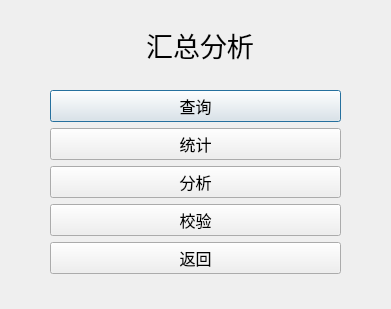
<?xml version="1.0" encoding="UTF-8"?>
<ui version="4.0">
 <class>SummarizeDialog</class>
 <widget class="QDialog" name="SummarizeDialog">
  <property name="geometry">
   <rect>
    <x>0</x>
    <y>0</y>
    <width>391</width>
    <height>309</height>
   </rect>
  </property>
  <property name="minimumSize">
   <size>
    <width>391</width>
    <height>309</height>
   </size>
  </property>
  <property name="maximumSize">
   <size>
    <width>391</width>
    <height>309</height>
   </size>
  </property>
  <property name="windowTitle">
   <string>SammarizeDialog</string>
  </property>
  <widget class="QLabel" name="label">
   <property name="geometry">
    <rect>
     <x>120</x>
     <y>20</y>
     <width>160</width>
     <height>50</height>
    </rect>
   </property>
   <property name="font">
    <font>
     <family>Arial</family>
     <pointsize>20</pointsize>
    </font>
   </property>
   <property name="text">
    <string>汇总分析</string>
   </property>
   <property name="alignment">
    <set>Qt::AlignCenter</set>
   </property>
  </widget>
  <widget class="QWidget" name="verticalLayoutWidget">
   <property name="geometry">
    <rect>
     <x>50</x>
     <y>90</y>
     <width>291</width>
     <height>186</height>
    </rect>
   </property>
   <layout class="QVBoxLayout" name="verticalLayout">
    <item>
     <widget class="QPushButton" name="pushButton">
      <property name="font">
       <font>
        <family>Arial</family>
        <pointsize>12</pointsize>
       </font>
      </property>
      <property name="text">
       <string>查询</string>
      </property>
     </widget>
    </item>
    <item>
     <widget class="QPushButton" name="statistButton">
      <property name="font">
       <font>
        <family>Arial</family>
        <pointsize>12</pointsize>
       </font>
      </property>
      <property name="text">
       <string>统计</string>
      </property>
     </widget>
    </item>
    <item>
     <widget class="QPushButton" name="analyzeButton">
      <property name="font">
       <font>
        <family>Arial</family>
        <pointsize>12</pointsize>
       </font>
      </property>
      <property name="text">
       <string>分析</string>
      </property>
     </widget>
    </item>
    <item>
     <widget class="QPushButton" name="checkButton">
      <property name="font">
       <font>
        <family>Arial</family>
        <pointsize>12</pointsize>
       </font>
      </property>
      <property name="text">
       <string>校验</string>
      </property>
     </widget>
    </item>
    <item>
     <widget class="QPushButton" name="backButton">
      <property name="font">
       <font>
        <family>Arial</family>
        <pointsize>12</pointsize>
       </font>
      </property>
      <property name="text">
       <string>返回</string>
      </property>
     </widget>
    </item>
   </layout>
  </widget>
 </widget>
 <resources/>
 <connections/>
</ui>
